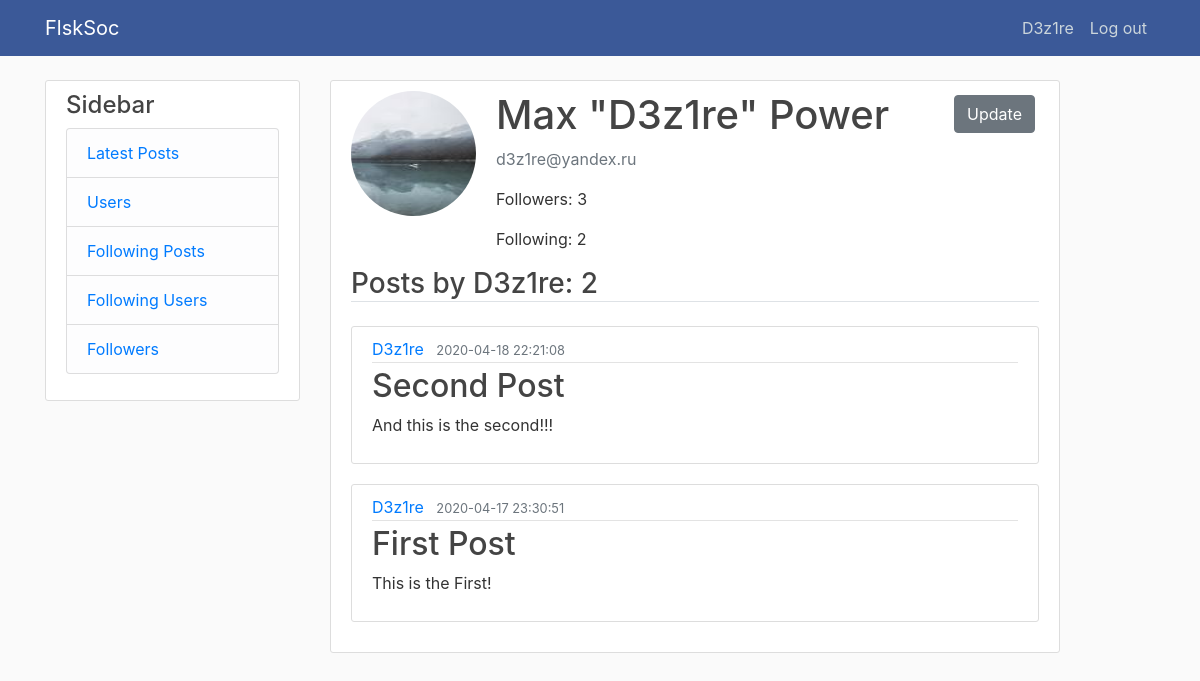
The app's page /user/1 (signed in), older data.
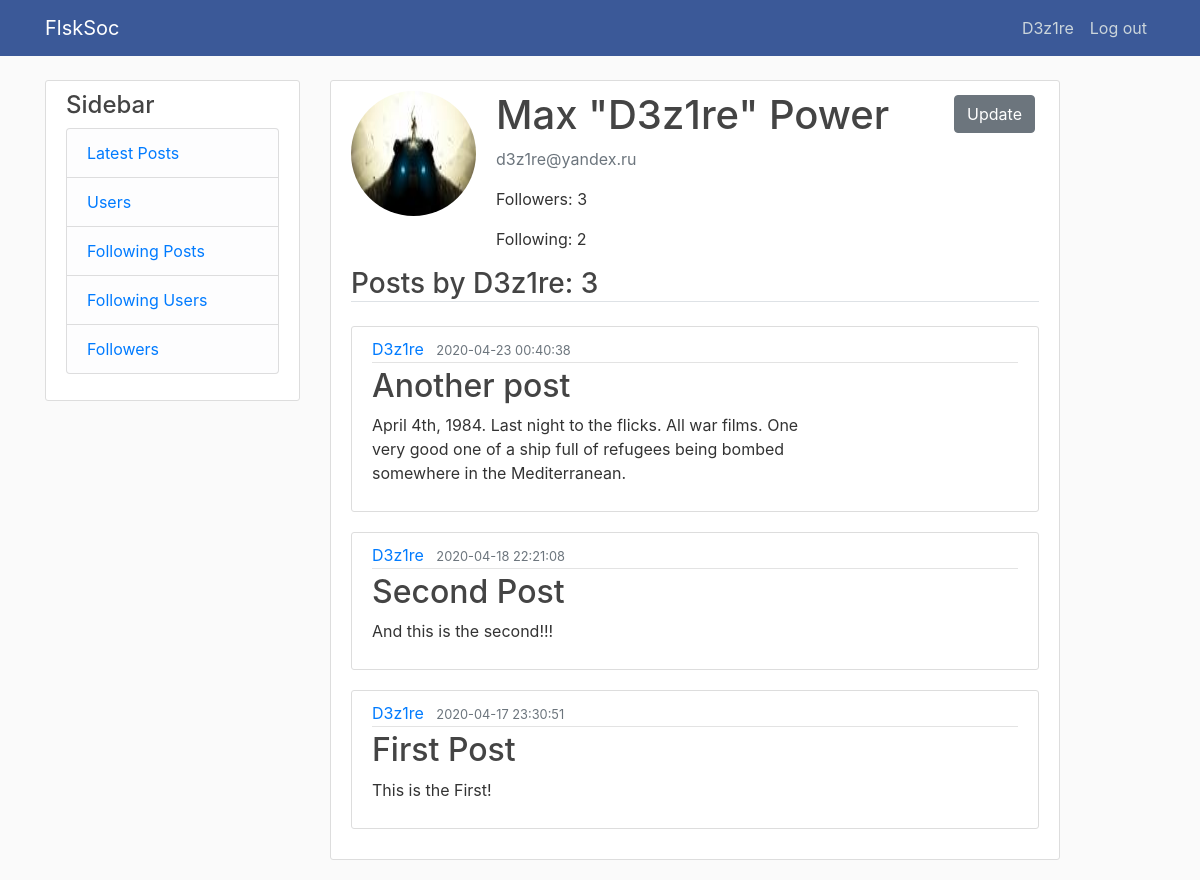
The same page, newer data.
### data/user.py (models this page shows, shortened)
class User(SqlAlchemyBase, UserMixin, SerializerMixin):
    __tablename__ = 'users'
    id = sqlalchemy.Column(sqlalchemy.Integer, primary_key=True, autoincrement=True)
    username = sqlalchemy.Column(sqlalchemy.String, nullable=False)
    name = sqlalchemy.Column(sqlalchemy.String, nullable=True)
    surname = sqlalchemy.Column(sqlalchemy.String, nullable=True)
    email = sqlalchemy.Column(sqlalchemy.String, index=True, unique=True, nullable=False)
    hashed_password = sqlalchemy.Column(sqlalchemy.String, nullable=True)
    created_date = sqlalchemy.Column(sqlalchemy.DateTime, default=datetime.datetime.now)
    image_file = sqlalchemy.Column(sqlalchemy.String, nullable=False, default='default.png')
    posts = orm.relation("Post", back_populates='user')

### data/post.py (models this page shows, shortened)
class Post(SqlAlchemyBase, SerializerMixin):
    __tablename__ = 'posts'
    id = sqlalchemy.Column(sqlalchemy.Integer, primary_key=True, autoincrement=True)
    title = sqlalchemy.Column(sqlalchemy.String, nullable=False)
    content = sqlalchemy.Column(sqlalchemy.String, nullable=True)
    created_date = sqlalchemy.Column(sqlalchemy.DateTime, default=datetime.datetime.now)
    is_private = sqlalchemy.Column(sqlalchemy.Boolean, default=False)
    user_id = sqlalchemy.Column(sqlalchemy.Integer, sqlalchemy.ForeignKey("users.id"))
    user = orm.relation('User')

### users.py (the view)
@users.route('/user/<int:id>')
@login_required
def user_page(id):
    session = db_session.create_session()
    user = session.query(User).filter(User.id == id).first()
    following = session.query(User).\
        filter(Relationship.from_user == current_user.id).filter(Relationship.to_user == id).first()
    followers_c = session.query(User).\
        filter(Relationship.to_user == id).filter(Relationship.from_user == User.id).count()
    following_c = session.query(User).\
        filter(Relationship.from_user == id).filter(Relationship.to_user == User.id).count()
    if following or user == current_user:
        posts = session.query(Post).filter(Post.user == user).order_by(Post.created_date.desc())
    else:
        posts = session.query(Post).filter(Post.user == user).filter(Post.is_private != True).order_by(Post.created_date.desc())
    return render_template('user.html', posts=posts, user=user, title=user.username,
                           following=following, followers_c=followers_c, following_c=following_c, posts_c=posts.count())

### data/db_session.py (called while the page is built)
def create_session() -> Session:
    global __factory
    return __factory()

### main.py (called while the page is built)
def main():
    db_session.global_init("db/soc.sqlite")
    app.register_blueprint(users)
    app.register_blueprint(posts)
    app.register_blueprint(errors)
    @login_manager.user_loader
    def load_user(user_id):
        session = db_session.create_session()
        return session.query(User).get(user_id)
    app.run()

### templates/user.html
{% extends "base.html" %}
{% block content %}
	<div class="content-section">
      <div class="media">
        <img class="rounded-circle account-img" src="{{ url_for('static', filename='profile_pics/' + user.image_file) }}">
        <div class="media-body">
          <h2 class="account-heading">{{ user.name }} "{{ user.username }}" {{ user.surname }}</h2>
          <p class="text-secondary">{{ user.email }}</p>
          <p>Followers: {{ followers_c }}</p>
          <p>Following: {{ following_c }}</p>
        </div>
        {% if user == current_user %}
            <div>
            	<a class="btn btn-secondary btn m-1" href="/account">
            	Update</a>
            </div>
        {% elif following %}
        	<div>
            	<a class="btn btn-secondary btn m-1" href="/user/{{ user.id }}/unfollow">
            	Unfollow</a>
            </div>
        {% else %}
        	<div>
            	<a class="btn btn-primary btn m-1" href="/user/{{ user.id }}/follow">
            	Follow</a>
            </div>
        {% endif %}
      </div>
    <h3 class="border-bottom mb-4">Posts by {{user.username}}: {{ posts_c }}</h3>
    {% for post in posts%}
    <article class="media content-section">
        <div class="media-body">
            <div class="article-metadata">
                <a class="mr-2" href="#">{{ post.user.username }}</a>
                <small class="text-muted">{{ post.created_date.replace(microsecond=0).isoformat(' ') }}</small>
            </div>
            <h2><a class="article-title" href="/post/{{ post.id }}">{{ post.title }}</a></h2>
            <p class="article-content">{{ post.content }}</p>
        </div>
    </article>
	{% endfor %}
{% endblock %}

### templates/base.html (shortened to what this page needs)
<!DOCTYPE html>
<html lang="en">
<head>
    <link rel="stylesheet" href="https://stackpath.bootstrapcdn.com/bootstrap/4.4.1/css/bootstrap.min.css"
>
    <link rel="stylesheet" type="text/css" href="../static/css/style.css"/>
</head>
<body>
    <header class="site-header">
      <nav class="navbar navbar-expand-md navbar-dark fixed-top" style="background-color: #3B5998">
        <div class="container">
          <a class="navbar-brand mr-4" href="/">FlskSoc</a>
          <div class="collapse navbar-collapse" id="navbarToggle">
            <div class="navbar-nav">
              {% if current_user.is_authenticated %}
                <a class="nav-item nav-link" href="/user/{{ current_user.id }}">{{ current_user.username }}</a>
                <a class="nav-item nav-link" href="/logout">Log out</a>
              {% else %}
                <a class="nav-item nav-link" href="/login">Log in</a>
                <a class="nav-item nav-link" href="/register">Register</a>
              {% endif %}
            </div>
          </div>
        </div>
      </nav>
    </header>
<main role="main" class="container">
      <div class="row">
        <div class="col-md-3">
          <div class="content-section">
            <h4>Sidebar</h4>
              <ul class="list-group">
                <li class="list-group-item list-group-item-light"><a href='/'>Latest Posts</a></li>
                <li class="list-group-item list-group-item-light"><a href='/users'>Users</a></li>
                <li class="list-group-item list-group-item-light"><a href='/f'>Following Posts</a></li>
                <li class="list-group-item list-group-item-light"><a href='/following'>Following Users</a></li>
                <li class="list-group-item list-group-item-light"><a href='followers'>Followers</a></li>
              </ul>
          </div>
        </div>
        <div class="col-md-8">
          {% block content %}{% endblock %}
        </div>
      </div>
    </main>
</body>
</html>

Row changes from the older to the newer data that the page shows:
changed User "Max": image_file: a different picture
added Post: user.username "D3z1re", created_date.replace "2020-04-23 00:40:38", title "Another post", content "April 4th, 1984. Last night to the flicks. All war films. One very good one of a ship full of refugees being bombed somewhere in the Mediterranean."
Text that changed along with them:
{{ posts_c }}: "2" → "3"
